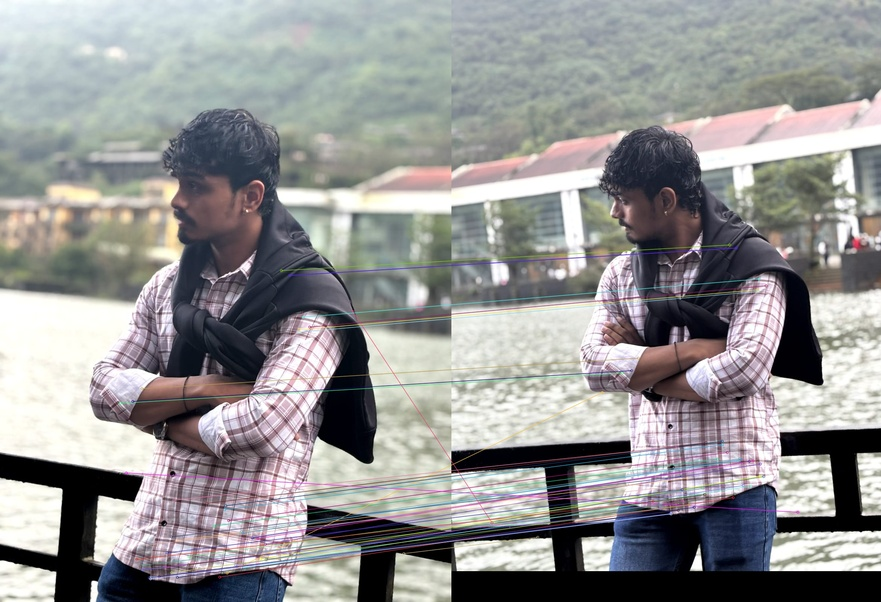
#> input picture outputs/task2/original_sift_matching.jpg, 881 x 602 px, shrunk from 2342 x 1600 before the run, given in place of second_photo.jpeg, which was not available
$ python task2_feature_matching.py
#> lines starting #> are read from the running program, lines starting #| are printed output that depends on the picture

import cv2
import numpy as np
import matplotlib.pyplot as plt

from pathlib import Path
from skimage.feature import hog


# --------------------------------------------------
# 1. PROJECT PATHS
# --------------------------------------------------

BASE_DIR = Path(__file__).resolve().parent.parent

IMAGE1_PATH = BASE_DIR / "dataset" / "second_photo.jpeg"
IMAGE2_PATH = BASE_DIR / "dataset" / "third_photo.jpeg"

OUTPUT_DIR = BASE_DIR / "outputs" / "task2"
OUTPUT_DIR.mkdir(parents=True, exist_ok=True)


# --------------------------------------------------
# 2. LOAD BOTH PHOTOGRAPHS
# --------------------------------------------------

image1 = cv2.imread(str(IMAGE1_PATH))
#> image1 is the input picture: shape (602, 881, 3); mean B, G, R 146.9, 147, 147.3
image2 = cv2.imread(str(IMAGE2_PATH))
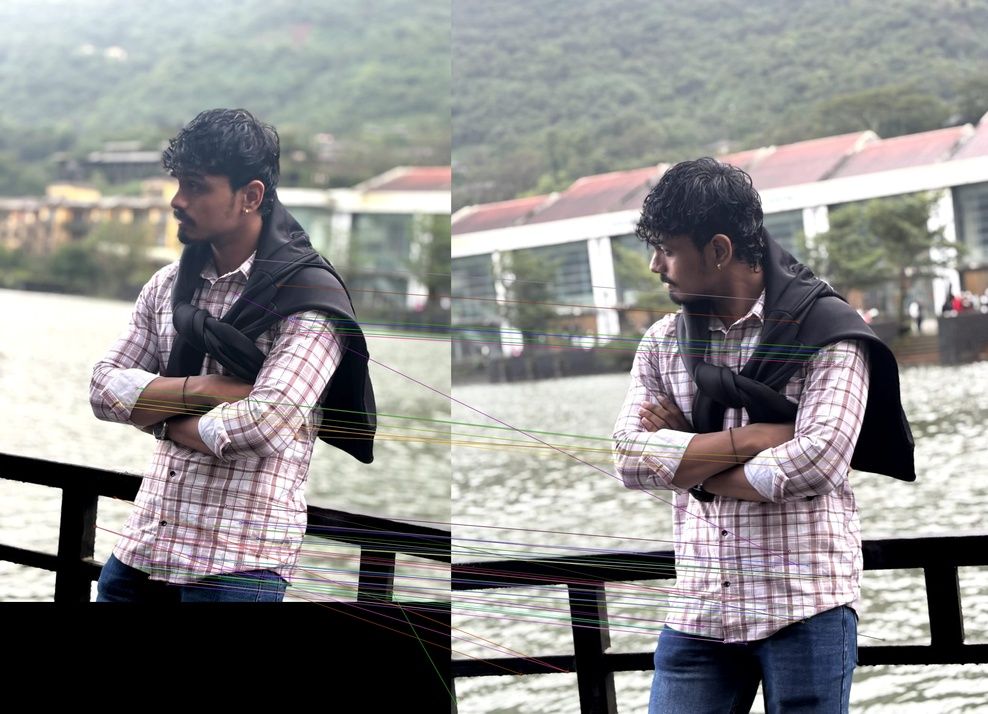
#> input picture outputs/task2/resized_sift_matching.jpg, 988 x 714 px, shrunk from 2628 x 1898 before the run, given in place of third_photo.jpeg, which was not available
#> image2 is the input picture: shape (714, 988, 3); mean B, G, R 138.9, 139.4, 139.9

if image1 is None:
    raise FileNotFoundError(f"Image not found: {IMAGE1_PATH}")

if image2 is None:
    raise FileNotFoundError(f"Image not found: {IMAGE2_PATH}")

gray1 = cv2.cvtColor(image1, cv2.COLOR_BGR2GRAY)
gray2 = cv2.cvtColor(image2, cv2.COLOR_BGR2GRAY)

print("Both photographs loaded successfully!")
print("Image 1 dimensions:", image1.shape)
#| Image 1 dimensions: (602, 881, 3)
print("Image 2 dimensions:", image2.shape)
#| Image 2 dimensions: (714, 988, 3)


# --------------------------------------------------
# 3. HOG FEATURE EXTRACTION
# --------------------------------------------------

def extract_hog(image, name):

    # Resize image for consistent HOG extraction
#> called with name = 'image1'
    resized = cv2.resize(image, (256, 256))

    # Convert to grayscale
    gray = cv2.cvtColor(resized, cv2.COLOR_BGR2GRAY)

    # Normalize pixel values
    gray = gray.astype(np.float32) / 255.0

    # Extract HOG features
    features, hog_image = hog(
        gray,
        orientations=9,
        pixels_per_cell=(8, 8),
        cells_per_block=(2, 2),
        block_norm="L2-Hys",
        visualize=True
    )

    # Save feature vector
    np.save(
        OUTPUT_DIR / f"{name}_hog_features.npy",
        features
    )

    return gray, features, hog_image


gray_hog1, features1, hog_image1 = extract_hog(
    image1, "image1"
)

gray_hog2, features2, hog_image2 = extract_hog(
    image2, "image2"
)
#> call 2 of extract_hog, with name = 'image2'
#> in extract_hog (call 2), `gray = cv2.cvtColor(resized, cv2.COLOR_BGR2GRAY)`:
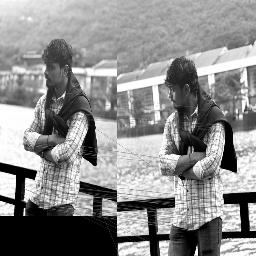
#> gray: shape (256, 256); min 0, max 255, mean 139.4


# Visualize HOG features
fig, axes = plt.subplots(2, 2, figsize=(12, 10))

axes[0, 0].imshow(gray_hog1, cmap="gray")
axes[0, 0].set_title("First Photograph")

axes[0, 1].imshow(hog_image1, cmap="gray")
axes[0, 1].set_title("HOG Features - Image 1")

axes[1, 0].imshow(gray_hog2, cmap="gray")
axes[1, 0].set_title("Second Photograph")

axes[1, 1].imshow(hog_image2, cmap="gray")
axes[1, 1].set_title("HOG Features - Image 2")

for ax in axes.flatten():
    ax.axis("off")

plt.tight_layout()

plt.savefig(
    OUTPUT_DIR / "hog_visualization.png",
    dpi=150
)

plt.close()

print("\nHOG FEATURE EXTRACTION")
print("Image 1 HOG feature count:", len(features1))
#| Image 1 HOG feature count: 34596
print("Image 2 HOG feature count:", len(features2))
#| Image 2 HOG feature count: 34596


# --------------------------------------------------
# 4. SIFT KEYPOINT DETECTION
# --------------------------------------------------

if not hasattr(cv2, "SIFT_create"):
    raise RuntimeError(
        "SIFT is unavailable in this OpenCV installation. "
        "Check your OpenCV package."
    )

sift = cv2.SIFT_create()

keypoints1, descriptors1 = sift.detectAndCompute(
    gray1, None
)
#> keypoints1 = 3424 keypoints; strongest (x, y, size): (697, 565, 7.9), (597, 555, 22.6), (125, 486, 19.6), (94, 584, 5.3)

keypoints2, descriptors2 = sift.detectAndCompute(
    gray2, None
)
#> keypoints2 = 3911 keypoints; strongest (x, y, size): (125, 486, 19.6), (886, 445, 42.5), (94, 596, 7), (94, 584, 5.3)

# Draw detected keypoints
keypoints_image1 = cv2.drawKeypoints(
    image1,
    keypoints1,
    None,
    flags=cv2.DRAW_MATCHES_FLAGS_DRAW_RICH_KEYPOINTS
)

keypoints_image2 = cv2.drawKeypoints(
    image2,
    keypoints2,
    None,
    flags=cv2.DRAW_MATCHES_FLAGS_DRAW_RICH_KEYPOINTS
)
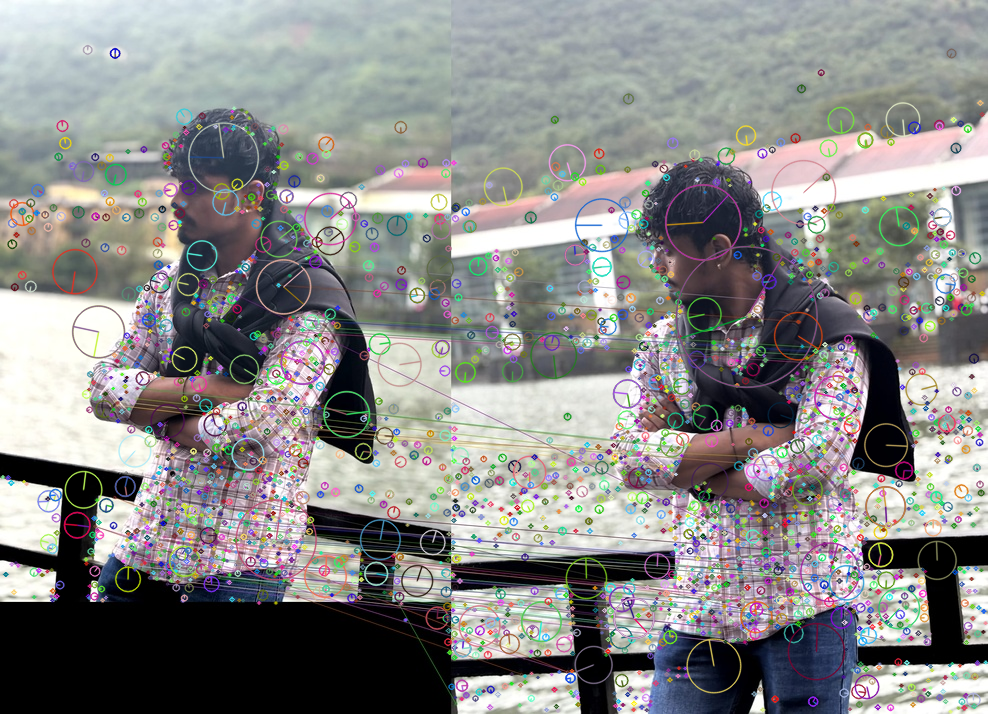
#> keypoints_image2: shape (714, 988, 3); mean B, G, R 136.1, 137, 137.1

cv2.imwrite(
    str(OUTPUT_DIR / "sift_keypoints_image1.jpg"),
    keypoints_image1
)

cv2.imwrite(
    str(OUTPUT_DIR / "sift_keypoints_image2.jpg"),
    keypoints_image2
)

print("\nSIFT KEYPOINT DETECTION")
print("Image 1 keypoints:", len(keypoints1))
#| Image 1 keypoints: 3424
print("Image 2 keypoints:", len(keypoints2))
#| Image 2 keypoints: 3911


# --------------------------------------------------
# 5. SIFT FEATURE MATCHING
# --------------------------------------------------

def match_sift_features(img1, img2, name):

#> called with name = 'original_sift_matching'
    gray_img1 = cv2.cvtColor(
        img1, cv2.COLOR_BGR2GRAY
    )

    gray_img2 = cv2.cvtColor(
        img2, cv2.COLOR_BGR2GRAY
    )

    kp1, des1 = sift.detectAndCompute(
        gray_img1, None
    )
#> kp1 has the same summary as keypoints1 outside match_sift_features

    kp2, des2 = sift.detectAndCompute(
        gray_img2, None
    )
#> kp2 has the same summary as keypoints2 outside match_sift_features

    if des1 is None or des2 is None:
        print(name, ": Not enough features found.")
        return 0, 0, 0

    if len(des1) < 2 or len(des2) < 2:
        print(name, ": Not enough descriptors for matching.")
        return len(kp1), len(kp2), 0

    # Create Brute Force Matcher
    matcher = cv2.BFMatcher(
        cv2.NORM_L2,
        crossCheck=False
    )

    # Find two nearest matches
    matches = matcher.knnMatch(
        des1, des2, k=2
    )
#> matches = 3424 matches

    # Lowe's ratio test
    good_matches = []

    for pair in matches:

        if len(pair) == 2:

            m, n = pair

            if m.distance < 0.75 * n.distance:
                good_matches.append(m)
#> after the loop, good_matches = 1824 matches

    # Sort matches by distance
    good_matches = sorted(
        good_matches,
        key=lambda x: x.distance
    )

    # Draw feature matching result
    matching_image = cv2.drawMatches(
        img1,
        kp1,
        img2,
        kp2,
        good_matches[:50],
        None,
        flags=cv2.DrawMatchesFlags_NOT_DRAW_SINGLE_POINTS
    )
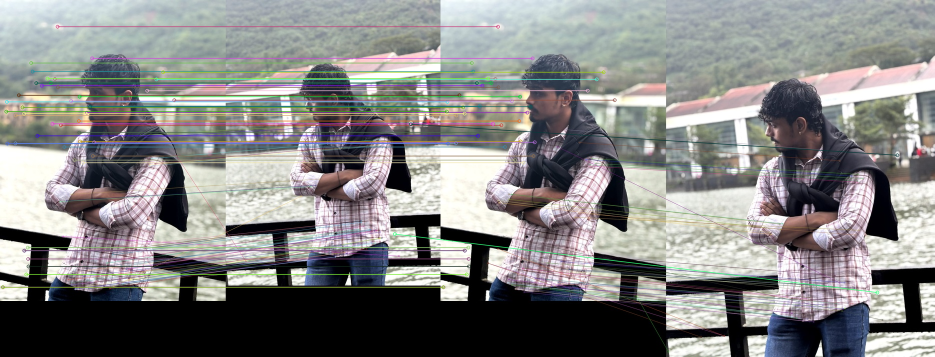
#> matching_image: shape (714, 1869, 3) (shown at 1/2 size); mean B, G, R 131.1, 132, 131.8

    cv2.imwrite(
        str(OUTPUT_DIR / f"{name}.jpg"),
        matching_image
    )

    print(f"\n{name}")
    print("Keypoints in Image 1:", len(kp1))
#| Keypoints in Image 1: 3424
    print("Keypoints in Image 2:", len(kp2))
#| Keypoints in Image 2: 3911
    print("Good feature matches:", len(good_matches))
#| Good feature matches: 1824

    return len(kp1), len(kp2), len(good_matches)


# --------------------------------------------------
# 6. ORIGINAL IMAGE MATCHING
# --------------------------------------------------

original_result = match_sift_features(
    image1,
    image2,
    "original_sift_matching"
)
#> original_result = (3424, 3911, 1824)


# --------------------------------------------------
# 7. ROTATE ONE IMAGE AND MATCH AGAIN
# --------------------------------------------------

height, width = image2.shape[:2]
#> height = 714; width = 988

center = (width // 2, height // 2)
#> center = (494, 357)

rotation_matrix = cv2.getRotationMatrix2D(
    center,
    30,
    1.0
)

rotated_image = cv2.warpAffine(
    image2,
    rotation_matrix,
    (width, height)
)

cv2.imwrite(
    str(OUTPUT_DIR / "rotated_image.jpg"),
    rotated_image
)

rotated_result = match_sift_features(
    image1,
    rotated_image,
    "rotated_sift_matching"
)
#> call 2 of match_sift_features, with name = 'rotated_sift_matching'
#> in match_sift_features (call 2), `gray_img2 = cv2.cvtColor( img2, cv2.COLOR_BGR2GRAY )`:
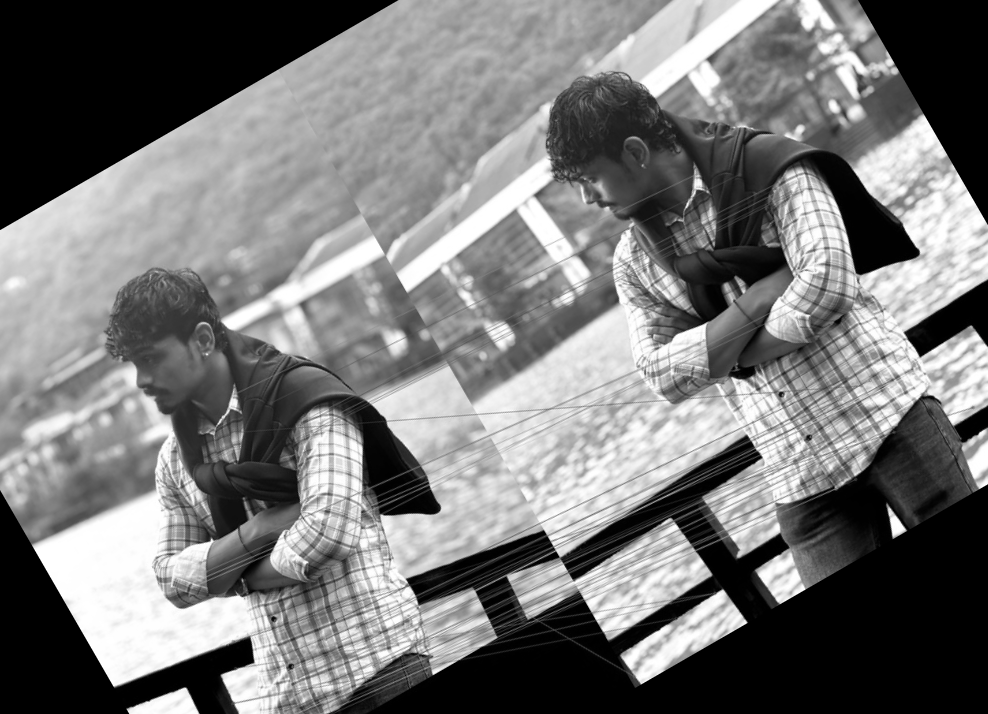
#> gray_img2: shape (714, 988); min 0, max 255, mean 119.6
#> in match_sift_features (call 2), `kp2, des2 = sift.detectAndCompute( gray_img2, None )`: kp2 = 4256 keypoints; strongest (x, y, size): (897, 528, 10), (783, 579, 28.2), (239, 653, 19.4), (877, 238, 42.3)
#> after the loop in match_sift_features (call 2), `for pair in matches:`: good_matches = 1644 matches
#> in match_sift_features (call 2), `matching_image = cv2.drawMatches( img1, kp1, img2, kp2, good_matches[:..`:
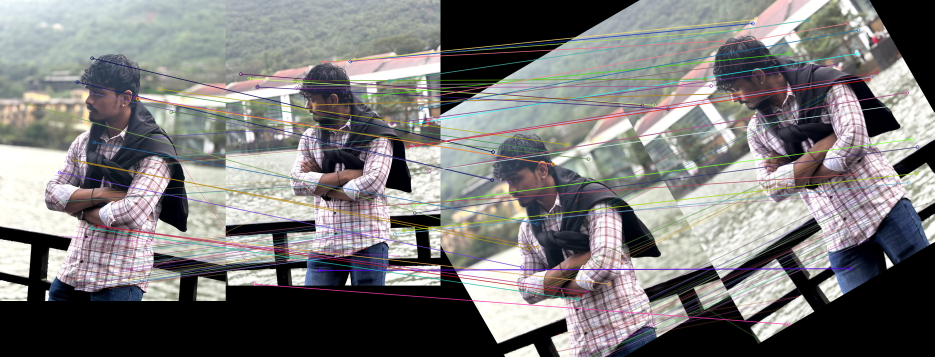
#> matching_image: shape (714, 1869, 3) (shown at 1/2 size); mean B, G, R 120.4, 120.7, 122
#| Keypoints in Image 1: 3424
#| Keypoints in Image 2: 4256
#| Good feature matches: 1644
#> rotated_result = (3424, 4256, 1644)


# --------------------------------------------------
# 8. RESIZE ONE IMAGE AND MATCH AGAIN
# --------------------------------------------------

resized_image = cv2.resize(
    image2,
    None,
    fx=1.25,
    fy=1.25,
    interpolation=cv2.INTER_CUBIC
)

cv2.imwrite(
    str(OUTPUT_DIR / "resized_image.jpg"),
    resized_image
)

resized_result = match_sift_features(
    image1,
    resized_image,
    "resized_sift_matching"
)
#> call 3 of match_sift_features, with name = 'resized_sift_matching'
#> in match_sift_features (call 3), `kp2, des2 = sift.detectAndCompute( gray_img2, None )`: kp2 = 6395 keypoints; strongest (x, y, size): (156, 608, 24.4), (1107, 556, 53), (118, 730, 6.6), (118, 744, 9.2)
#> after the loop in match_sift_features (call 3), `for pair in matches:`: good_matches = 1782 matches
#> in match_sift_features (call 3), `matching_image = cv2.drawMatches( img1, kp1, img2, kp2, good_matches[:..`:
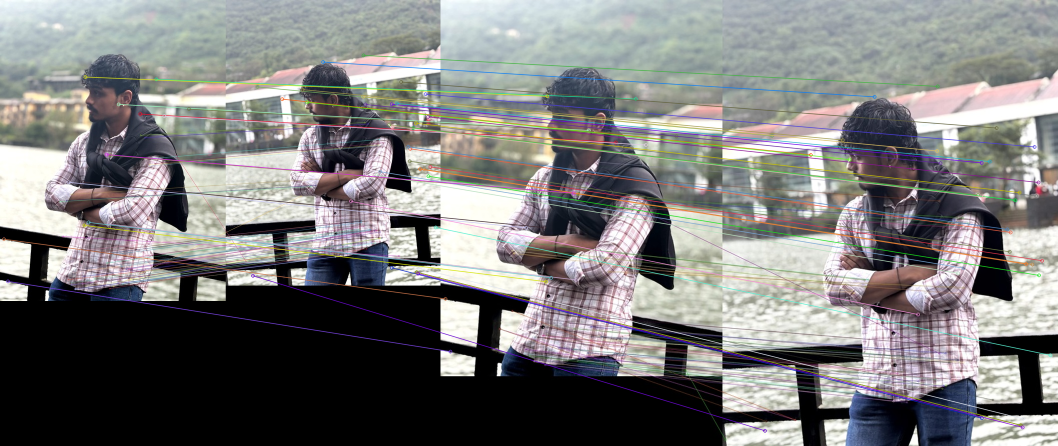
#> matching_image: shape (892, 2116, 3) (shown at 1/2 size); mean B, G, R 122.3, 122.8, 123.2
#| Keypoints in Image 1: 3424
#| Keypoints in Image 2: 6395
#| Good feature matches: 1782
#> resized_result = (3424, 6395, 1782)


# --------------------------------------------------
# 9. COMPARISON RESULTS
# --------------------------------------------------

comparison = {
    "Original Images": original_result,
    "Rotated Image": rotated_result,
    "Resized Image": resized_result
}
#> comparison = {'Original Images': (3424, 3911, 1824), 'Rotated Image': (3424, 4256, 1644), 'Resized Image': (3424, 6395, 1782)}

report_path = OUTPUT_DIR / "matching_comparison.txt"

with open(report_path, "w") as file:

    file.write("SIFT FEATURE MATCHING COMPARISON\n\n")

    for name, result in comparison.items():

        kp1, kp2, good = result

        file.write(f"{name}\n")
        file.write(f"Keypoints in Image 1: {kp1}\n")
        file.write(f"Keypoints in Image 2: {kp2}\n")
        file.write(f"Good Matches: {good}\n\n")

        print(f"\n{name}")
        print("Good Matches:", good)
#> this loop made 3 passes
#> (name, result, kp2, good) on passes 1 to 3: ('Original Images', (3424, 3911, 1824), 3911, 1824), ('Rotated Image', (3424, 4256, 1644), 4256, 1644), ('Resized Image', (3424, 6395, 1782), 6395, 1782)
#| Original Images
#| Good Matches: 1824
#| Rotated Image
#| Good Matches: 1644
#| Resized Image
#| Good Matches: 1782


print("\nTASK 2 COMPLETED SUCCESSFULLY!")
print("All outputs saved inside:", OUTPUT_DIR)
